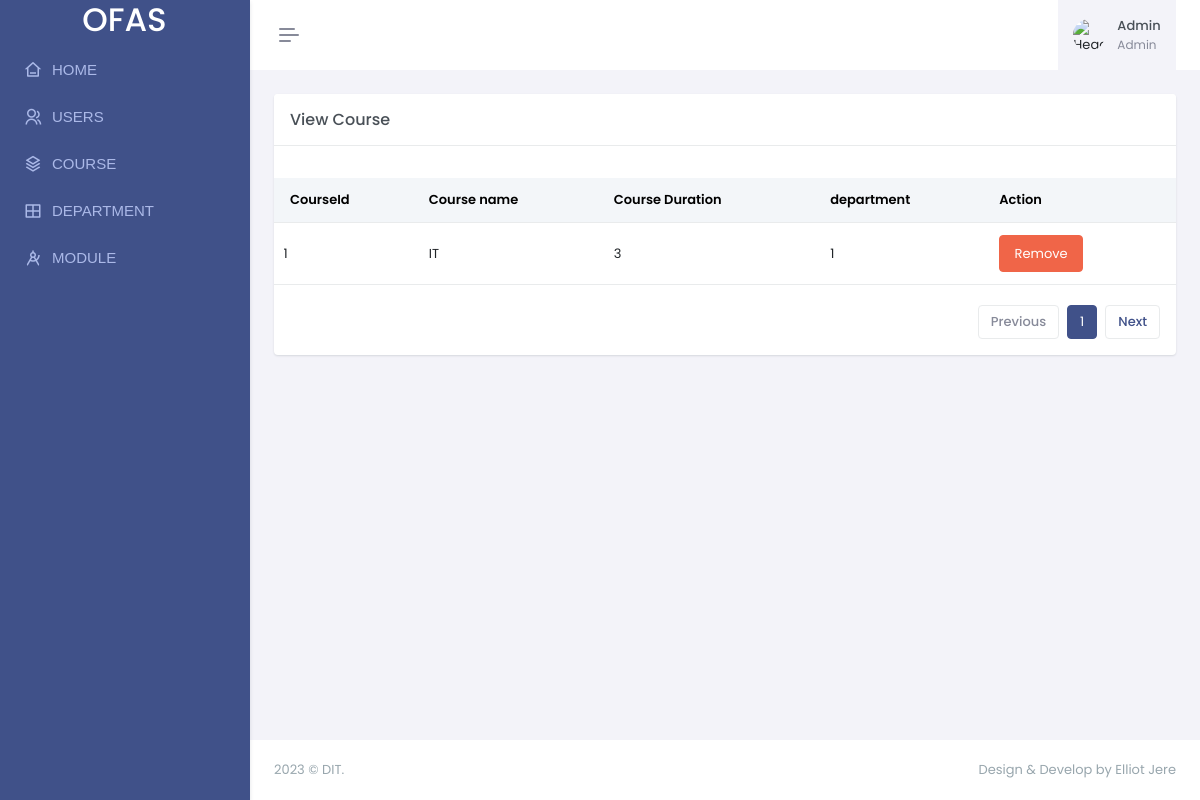
Page /admin/view_course.php on the committed database.
### tables this page shows
CREATE TABLE `Course` (
  `CourseId` int(255) NOT NULL,
  `CourseName` varchar(256) NOT NULL,
  `CourseDuration` int(11) NOT NULL,
  `Department_DeptId` int(11) NOT NULL
);

### admin/view_course.php (the view, shortened to what this page needs)
<!doctype html>
<html lang="en" data-layout="vertical" data-topbar="light" data-sidebar="dark" data-sidebar-size="lg" data-sidebar-image="none" data-preloader="disable">
<head>
    <link href="assets/libs/sweetalert2/sweetalert2.min.css" rel="stylesheet" type="text/css" />
    <link href="assets/css/bootstrap.min.css" rel="stylesheet" type="text/css" />
    <link href="assets/css/icons.min.css" rel="stylesheet" type="text/css" />
    <link href="assets/css/app.min.css" rel="stylesheet" type="text/css" />
    <link href="assets/css/custom.min.css" rel="stylesheet" type="text/css" />
</head>
<body>
    <div id="layout-wrapper">
        <header id="page-topbar">
            <div class="layout-width">
                <?php include "includes/header.php" ?>
            </div>
        </header>
        <?php include "includes/navigation.php" ?>
        <div class="main-content">
            <div class="page-content">
                <div class="container-fluid">
                    <div class="row">
                        <div class="col-lg-12">
                            <div class="card">
                                <div class="card-header">
                                    <h4 class="card-title mb-0">View Course</h4>
                                </div>
                                <div class="card-body">
                                    <div class="listjs-table" id="customerList">
                                        <div class="table-responsive table-card mt-3 mb-1">
                                            <table class="table align-middle table-nowrap" id="customerTable">
                                                <thead class="table-light">
                                                    <tr>
                                                        <th class="sort" data-sort="customer_name">CourseId</th>
                                                        <th class="sort" data-sort="email">Course name</th>
                                                        <th class="sort" data-sort="phone">Course Duration</th>
                                                        <th class="sort" data-sort="status">department</th>
                                                        <th class="sort" data-sort="action">Action</th>
                                                    </tr>
                                                </thead>
                                                <tbody class="list form-check-all">
                                                    <?php
                                                    include "includes/db.php";
                                                    $sql = "select *  from Course";
                                                    $result = $conn->query($sql);
                                                    while ($row = mysqli_fetch_assoc($result)) {
                                                        echo "<tr>";
                                                        echo "<form action='' method ='post'>";
                                                        echo "<td>";
                                                        echo $row['CourseId'];
                                                        $courseId = $row['CourseId'];
                                                        echo "</td>";
                                                        echo "<td>";
                                                        echo $row['CourseName'];
                                                        echo "</td>";
                                                        echo "<td>";
                                                        echo $row['CourseDuration'];
                                                        echo "</td>";
                                                        echo "<td>";
                                                        echo $row['Department_DeptId'];
                                                        echo "</td>";
                                                        echo "<td>";
                                                        echo "<div class='remove'>";
                                                        echo "<button type ='submit' class='btn btn-danger' name='delete' value='$courseId'>Remove</button>";
                                                        echo "</div>";
                                                        echo "</td>";
                                                        echo "</form>";
                                                        echo "</tr>";
                                                    }
                                                    ?>
                                                </tbody>
                                            </table>
                                        </div>
                                        <div class="d-flex justify-content-end">
                                            <div class="pagination-wrap hstack gap-2">
                                                <a class="page-item pagination-prev disabled" href="javascrpit:void(0)">
                                                    Previous
                                                </a>
                                                <ul class="pagination listjs-pagination mb-0"></ul>
                                                <a class="page-item pagination-next" href="javascrpit:void(0)">
                                                    Next
                                                </a>
                                            </div>
                                        </div>
                                    </div>
                                </div>
                            </div>
                        </div>
                    </div>
                </div>
            </div>
            <?php include "includes/footer.php" ?>
        </div>
    </div>
</body>
</html>

### rows in the picture
course: CourseId "1", CourseName "IT", CourseDuration "3", Department_DeptId "1"
